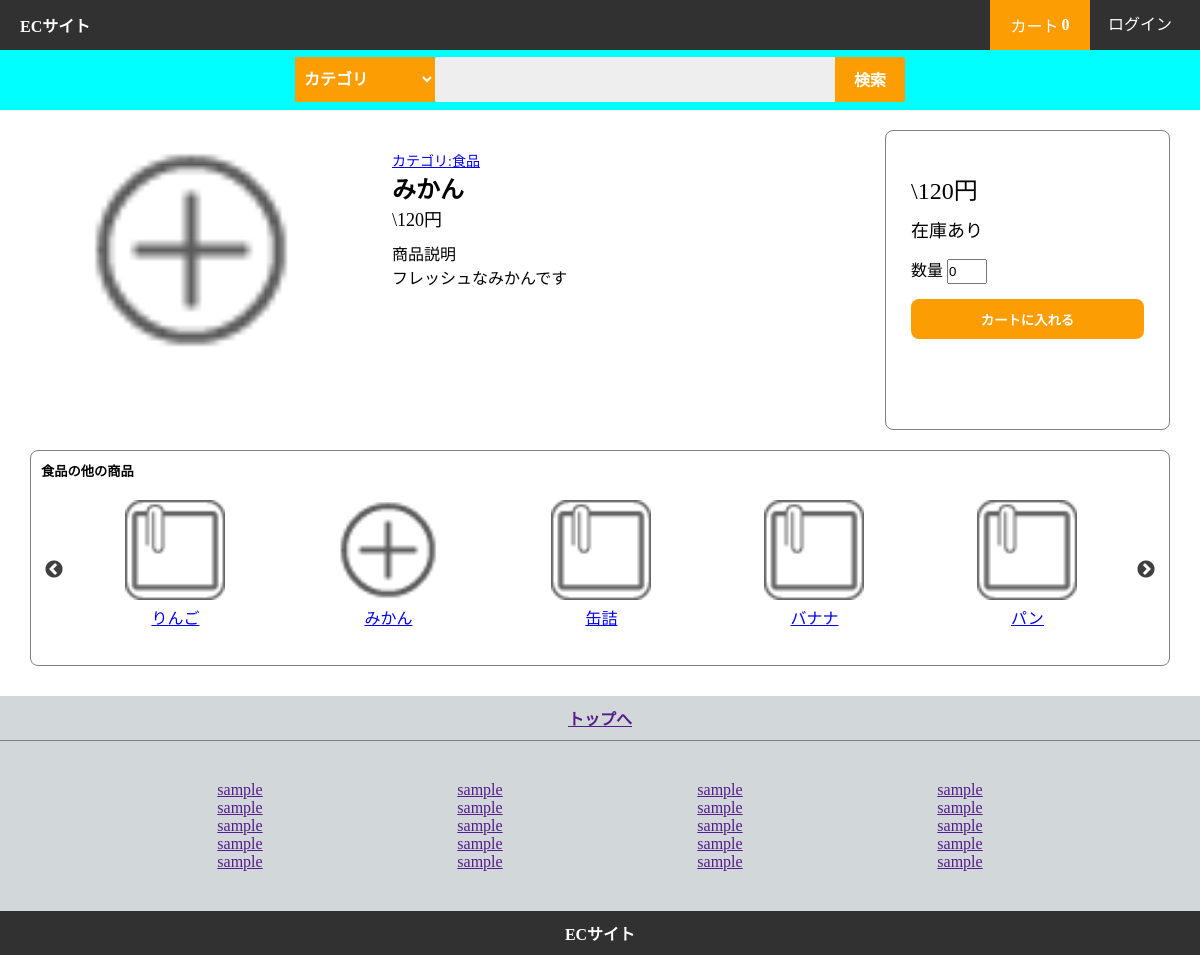
The app's page /test_sql/product.php?name=3 with its own data.
### tables this page shows
CREATE TABLE `product_info` (
  `Product_ID` int(11) NOT NULL,
  `Product_Name` text DEFAULT NULL,
  `Product_Category` text DEFAULT NULL,
  `Product_About` text DEFAULT NULL,
  `Product_Price` int(11) DEFAULT NULL,
  `Product_Image` text DEFAULT NULL,
  `Product_Stock` int(11) DEFAULT NULL,
  `Product_Access` int(11) NOT NULL DEFAULT 0
);

### test_sql/product.php (the view, shortened to what this page needs)
<?php
require "pdo_connect.php";
$productID = $_GET["name"];
$prepare = $dbh->prepare("SELECT * FROM Product_Info WHERE Product_ID = ?");
$prepare->execute([$productID]);
$result = $prepare->fetch(PDO::FETCH_ASSOC);
$prepare = $dbh->prepare("SELECT * FROM Product_Info WHERE Product_Category=?");
$prepare->execute([$result["Product_Category"]]);
$sameCategory = $prepare->fetchAll(PDO::FETCH_ASSOC);
?>
<!DOCTYPE html>
<html>
<head>
	<link href="js/slick-theme.css" rel="stylesheet" type="text/css">
	<link href="js/slick.css" rel="stylesheet" type="text/css">
	<link rel="stylesheet" href="css/common.css">
	<link rel="stylesheet" href="css/product.css">
</head>
<body>
	<?php require 'nav.php'; ?>
	<?php require 'search_area.php'; ?>
	<div class="container">
		<div class="image-area">
			<img src="<?php echo $result["Product_Image"] ?>" class="product-image">
		</div>
		<div class="about-area">
			<a href="search.php?c=<?php echo $result["Product_Category"] ?>" class="about-category">カテゴリ:<?php echo $result["Product_Category"] ?></a>
			<h2><?php echo $result["Product_Name"] ?></h2>
			<div class="about-price">\<?php echo $result["Product_Price"] ?>円</div>
			<div>商品説明</div>
			<div about-about><?php echo $result["Product_About"] ?></div>
		</div>
		<div class="cart-area">
			<div class="cart-price">\<?php echo $result["Product_Price"] ?>円</div>
			<?php if($result["Product_Stock"] > 0): ?>
				<div class="cart-stock">在庫あり</div>
			<?php else: ?>
				<div class="cart-stock">売り切れ</div>
			<?php endif; ?>
			<form action="cart.php?name=add" method="post" class="products">
				<label for="quantity">数量</label>
				<input type="number" min="0" max="<?php echo $result["Product_Stock"] ?>" name="quantity" value="0" class="cart-input">
        		<input type="submit" name="submit" value="カートに入れる" class="cart-submit">
			</form>
		</div>
    </div>
    <div class="slide-category">
				<h5><?php echo $result["Product_Category"] ?>の他の商品</h5>
				<ul class="slider">
				<?php for($i=0; $i<count($sameCategory); $i++): ?>
                    <li class="slide-content"><a href="product.php?name=<?php echo $sameCategory[$i]["Product_ID"] ?>">
                        <img src="img/<?php echo $sameCategory[$i]["Product_ID"] ?>.png" class="replace-image">
                        <div class="item"><?php echo $sameCategory[$i]["Product_Name"] ?></div>
                    </a></li>
                <?php endfor ?>
            	</ul>
	</div>
	<?php require 'footer.php'; ?>
</body>
</html>

### test_sql/css/common.css (style rules this page uses)
* { margin: 0; padding: 0; }

### test_sql/css/product.css (style rules this page uses)
.container { width:95%; margin:0 auto; padding:20px 0px; box-sizing:border-box; display:flex; flex-wrap:wrap; }
.image-area { width:30%; background:white; display:flex; justify-content:center; }
.product-image { width:200px; height:200px; margin-right:20px; margin-bottom:20px; margin-top:20px; }
.about-area { width:45%; background:white; box-sizing:border-box; padding:20px 20px; }
.about-category { font-size:14px; }
.about-price { margin-bottom:10px; font-size:18px; }
.cart-area { width:25%; min-height:300px; background:white; border-radius:8px; padding:30px 25px; box-sizing:border-box; border:1px solid gray; }
.cart-price { font-size:24px; margin-bottom:10px; margin-top:10px; }
.cart-stock { font-size:18px; margin-bottom:15px; }
.cart-input { width:40px; height:25px; outline:none; box-sizing:border-box; margin:0; padding:0; margin-bottom:15px; }
.cart-submit { width:100%; display:block; height:40px; background:#fc9e03; outline:none; border:none; border-radius:8px; color:white; font-weight:bold; }
.slide-category { width:95%; background:white; margin:0 auto; padding:10px; margin-bottom:30px; box-sizing:border-box; border-radius:8px; border:1px solid gray; }
.slider { width:95%; margin:0 auto; margin-top:5px; }
.slide-content { width:100px; margin:10px; text-align:center; }
.slide-content img { width:100px; margin:0 auto; padding-top:5px; }
.item { height:40px; margin-top:5px; }

### test_sql/css/nav.css (style rules this page uses)
li { list-style:none; }

### records on screen
product_info: Product_Image (picture), Product_Category "食品", Product_Name "みかん", Product_Price "120", Product_About "フレッシュなみかんです", shows a picture
product_info: Product_Name "りんご"
product_info: Product_Name "缶詰"
product_info: Product_Name "バナナ"
product_info: Product_Name "パン"
